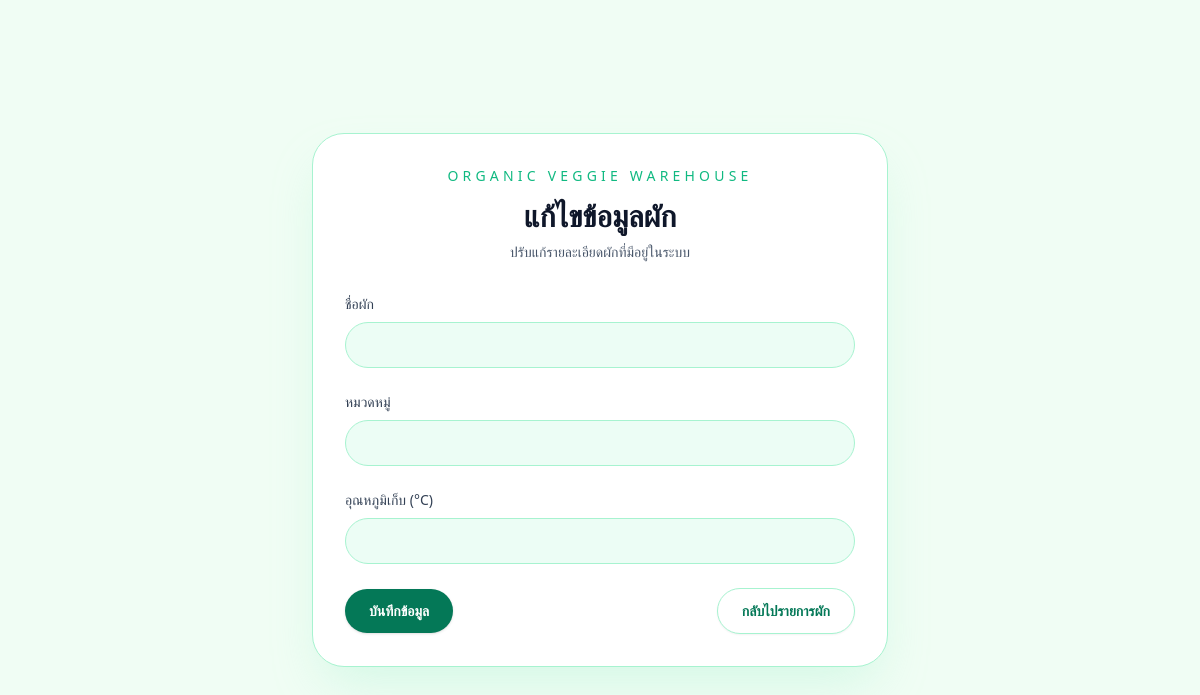
Page /vegetables/edit/11 on the earlier database version.
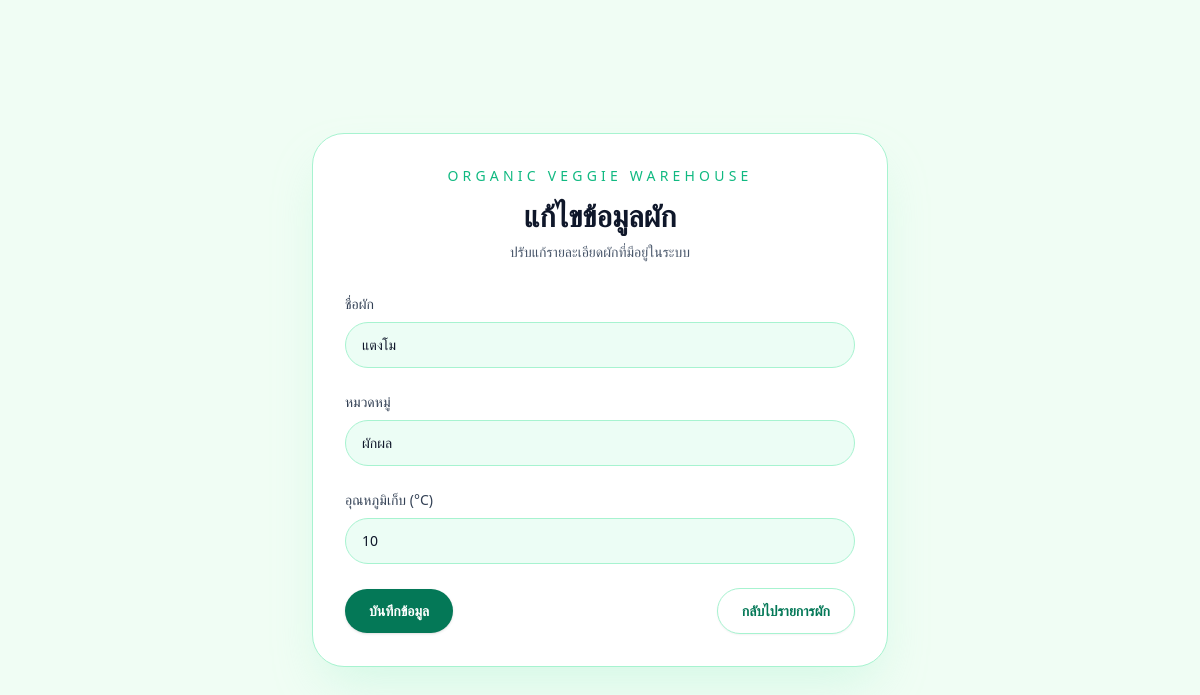
Same page on the later database version.
### tables this page shows
CREATE TABLE Vegetables (
    veg_id INTEGER PRIMARY KEY,
    veg_name TEXT NOT NULL,
    category TEXT,
    storage_temp TEXT
);

### app.py (the view, shortened to what this page needs)
@app.route('/vegetables/edit/<int:id>', methods=['GET', 'POST'])
def edit_vegetable(id):
    conn = get_db()
    cur = conn.cursor()
    cur.execute("SELECT * FROM Vegetables WHERE veg_id=?", (id,))
    veggie = cur.fetchone()
    conn.close()
    return render_template('edit_vegetable.html', veggie=veggie)

### app.py (called while the page is built)
def get_db():
    conn = sqlite3.connect(DATABASE)
    conn.row_factory = sqlite3.Row
    return conn

### templates/edit_vegetable.html (shortened to what this page needs)
<!DOCTYPE html>
<html lang="th">
<head>
    <script src="https://cdn.tailwindcss.com"></script>
</head>
<body class="min-h-screen bg-green-50 text-slate-800">
    <div class="flex min-h-screen items-center justify-center px-4 py-10">
        <div class="w-full max-w-xl rounded-[32px] border border-emerald-200 bg-white p-8 shadow-2xl shadow-emerald-200/40">
            <div class="mb-8 text-center">
                <p class="text-sm uppercase tracking-[0.3em] text-emerald-500">Organic Veggie Warehouse</p>
                <h1 class="mt-3 text-3xl font-semibold text-slate-900">แก้ไขข้อมูลผัก</h1>
                <p class="mt-2 text-sm text-slate-600">ปรับแก้รายละเอียดผักที่มีอยู่ในระบบ</p>
            </div>
            <form method="post" class="space-y-6">
                <div>
                    <label for="veg_name" class="mb-2 block text-sm font-medium text-slate-700">ชื่อผัก</label>
                    <input id="veg_name" name="veg_name" type="text" required
                        class="w-full rounded-3xl border border-emerald-200 bg-emerald-50 px-4 py-3 text-sm text-slate-900 outline-none transition focus:border-emerald-400 focus:ring-4 focus:ring-emerald-100" value="{{ veggie[1] }}">
                </div>
                <div>
                    <label for="category" class="mb-2 block text-sm font-medium text-slate-700">หมวดหมู่</label>
                    <input id="category" name="category" type="text"
                        class="w-full rounded-3xl border border-emerald-200 bg-emerald-50 px-4 py-3 text-sm text-slate-900 outline-none transition focus:border-emerald-400 focus:ring-4 focus:ring-emerald-100" value="{{ veggie[2] }}">
                </div>
                <div>
                    <label for="storage_temp" class="mb-2 block text-sm font-medium text-slate-700">อุณหภูมิเก็บ (°C)</label>
                    <input id="storage_temp" name="storage_temp" type="number" step="0.1"
                        class="w-full rounded-3xl border border-emerald-200 bg-emerald-50 px-4 py-3 text-sm text-slate-900 outline-none transition focus:border-emerald-400 focus:ring-4 focus:ring-emerald-100" value="{{ veggie[3] }}">
                </div>
                <div class="flex flex-col gap-3 sm:flex-row sm:items-center sm:justify-between">
                    <button type="submit" class="inline-flex w-full items-center justify-center rounded-full bg-emerald-700 px-6 py-3 text-sm font-semibold text-white shadow hover:bg-emerald-600 transition sm:w-auto">บันทึกข้อมูล</button>
                    <a href="{{ url_for('vegetables') }}" class="inline-flex w-full items-center justify-center rounded-full border border-emerald-200 bg-white px-6 py-3 text-sm font-semibold text-emerald-700 shadow-sm hover:bg-emerald-50 transition sm:w-auto">กลับไปรายการผัก</a>
                </div>
            </form>
        </div>
    </div>
</body>
</html>

Differences in the rows shown:
added Vegetables: veg_name "แตงโม", category "ผักผล", storage_temp "10"
